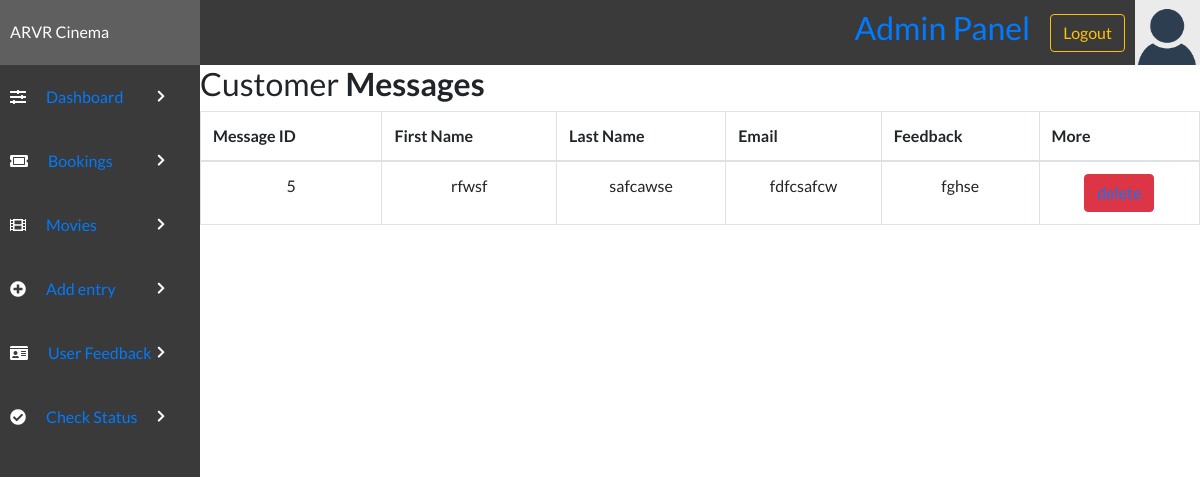
The app's page /admin/contactus.php with its own data.
### tables this page shows
CREATE TABLE `feedbacktable` (
  `msgID` int(12) NOT NULL,
  `senderfName` varchar(50) NOT NULL,
  `senderlName` varchar(50) DEFAULT NULL,
  `sendereMail` varchar(100) NOT NULL,
  `senderfeedback` varchar(500) DEFAULT NULL
);

### admin/contactus.php (the view, shortened to what this page needs)
<!DOCTYPE html>
<html lang="en">
<head>
    <link rel="stylesheet" href="../style/styles.css">
    <link rel="stylesheet" href="https://use.fontawesome.com/releases/v5.7.2/css/all.css">
    <link rel="stylesheet" href="https://maxcdn.bootstrapcdn.com/bootstrap/4.0.0/css/bootstrap.min.css">
</head>
<body>
    <?php include('header.php'); ?>
    <div class="admin-container">
        <?php include('sidebar.php'); ?>
        <div class="container-lg">
            <div class="table-responsive">
                <div class="table-wrapper">
                    <div class="table-title">
                        <div class="row">
                            <div class="col-sm-8">
                                <h2>Customer <b>Messages</b></h2>
                            </div>
                        </div>
                    </div>
                    <table class="table table-bordered" id="dataTable" width="100%" cellspacing="0">
                        <tr>
                            <th>Message ID</th>
                            <th>First Name</th>
                            <th>Last Name</th>
                            <th>Email</th>
                            <th>Feedback</th>
                            <th>More</th>
                        </tr>
                        <tbody>
                            <?php
                            include "config.php";
                            $select = "SELECT * FROM `feedbacktable`";
                            $run = mysqli_query($con, $select);
                            while ($row = mysqli_fetch_array($run)) {
                                $id = $row['msgID'];
                                $firstname = $row['senderfName'];
                                $lastname = $row['senderlName'];
                                $email = $row['sendereMail'];
                                $message = $row['senderfeedback'];
                            ?>
                                <tr align="center">
                                    <td><?php echo $id; ?></td>
                                    <td><?php echo $firstname; ?></td>
                                    <td><?php echo $lastname; ?></td>
                                    <td><?php echo $email; ?></td>
                                    <td><?php echo $message; ?></td>
                                    <td><button value="Book Now!" type="submit" onclick="" type="button" class="btn btn-danger"><?php echo  "<a href='Deletecontact.php?id=" . $row['msgID'] . "'>delete</a>"; ?></button></td>
                                </tr>
                            <?php }
                            ?>
                        </tbody>
                    </table>
                </div>
            </div>
        </div>
    </div>
</body>
</html>

### style/styles.css (style rules this page uses)
* { margin: 0; padding: 0; box-sizing: border-box; font-family: "Lato", sans-serif; text-decoration: none; color: unset; }
.admin-container { display: grid; grid-template-columns: 1fr 5fr; }

### records on screen
feedbacktable: msgID "5", senderfName "rfwsf", senderlName "safcawse", sendereMail "fdfcsafcw", senderfeedback "fghse"
